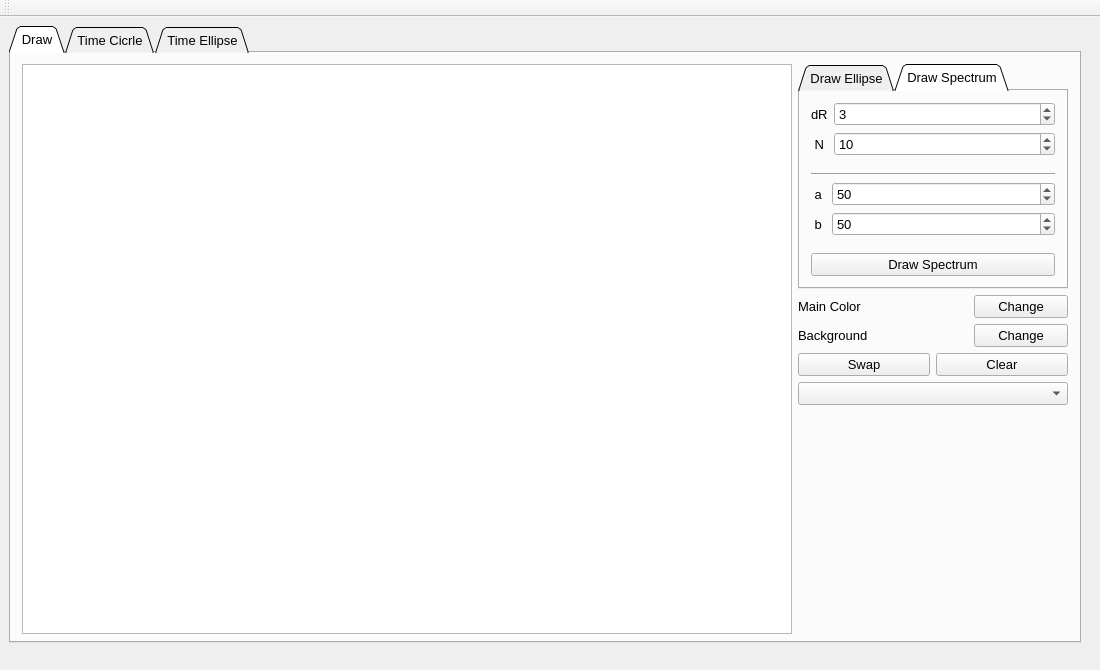
<?xml version="1.0" encoding="UTF-8"?>
<ui version="4.0">
 <class>MainWindow</class>
 <widget class="QMainWindow" name="MainWindow">
  <property name="geometry">
   <rect>
    <x>0</x>
    <y>0</y>
    <width>1100</width>
    <height>670</height>
   </rect>
  </property>
  <property name="minimumSize">
   <size>
    <width>1100</width>
    <height>670</height>
   </size>
  </property>
  <property name="maximumSize">
   <size>
    <width>1100</width>
    <height>670</height>
   </size>
  </property>
  <property name="windowTitle">
   <string>MainWindow</string>
  </property>
  <widget class="QWidget" name="centralWidget">
   <widget class="QTabWidget" name="tabWidget">
    <property name="geometry">
     <rect>
      <x>9</x>
      <y>9</y>
      <width>1072</width>
      <height>617</height>
     </rect>
    </property>
    <property name="font">
     <font>
      <pointsize>10</pointsize>
     </font>
    </property>
    <property name="tabShape">
     <enum>QTabWidget::Triangular</enum>
    </property>
    <property name="currentIndex">
     <number>0</number>
    </property>
    <widget class="QWidget" name="tabDraw">
     <attribute name="title">
      <string>Draw</string>
     </attribute>
     <layout class="QHBoxLayout" name="horizontalLayout">
      <item>
       <widget class="QGraphicsView" name="graphicsView">
        <property name="minimumSize">
         <size>
          <width>770</width>
          <height>570</height>
         </size>
        </property>
        <property name="maximumSize">
         <size>
          <width>770</width>
          <height>570</height>
         </size>
        </property>
       </widget>
      </item>
      <item>
       <layout class="QVBoxLayout" name="verticalLayoutToolsDraw">
        <item>
         <widget class="QTabWidget" name="tabWidgetDraw">
          <property name="tabShape">
           <enum>QTabWidget::Triangular</enum>
          </property>
          <property name="currentIndex">
           <number>1</number>
          </property>
          <property name="elideMode">
           <enum>Qt::ElideNone</enum>
          </property>
          <widget class="QWidget" name="tabDrawEllipse">
           <attribute name="title">
            <string>Draw Ellipse</string>
           </attribute>
           <layout class="QVBoxLayout" name="verticalLayout_2">
            <item>
             <layout class="QVBoxLayout" name="verticalLayoutDrawEllipse">
              <item>
               <layout class="QVBoxLayout" name="verticalLayoutCenterPoint">
                <item>
                 <layout class="QFormLayout" name="formLayoutCenterPoint">
                  <item row="0" column="0">
                   <widget class="QLabel" name="labelCenterX">
                    <property name="text">
                     <string> x </string>
                    </property>
                   </widget>
                  </item>
                  <item row="1" column="0">
                   <widget class="QLabel" name="labelCenterY">
                    <property name="text">
                     <string> y</string>
                    </property>
                   </widget>
                  </item>
                  <item row="0" column="1">
                   <widget class="QSpinBox" name="spinBoxCenterX">
                    <property name="maximum">
                     <number>770</number>
                    </property>
                    <property name="value">
                     <number>375</number>
                    </property>
                   </widget>
                  </item>
                  <item row="1" column="1">
                   <widget class="QSpinBox" name="spinBoxCenterY">
                    <property name="maximum">
                     <number>570</number>
                    </property>
                    <property name="value">
                     <number>275</number>
                    </property>
                   </widget>
                  </item>
                 </layout>
                </item>
               </layout>
              </item>
              <item>
               <widget class="Line" name="linePoints">
                <property name="orientation">
                 <enum>Qt::Horizontal</enum>
                </property>
               </widget>
              </item>
              <item>
               <layout class="QVBoxLayout" name="verticalLayoutParametrsEllipse">
                <item>
                 <layout class="QFormLayout" name="formLayoutParametrsEllipse">
                  <item row="1" column="0">
                   <widget class="QLabel" name="labelEllipseB">
                    <property name="text">
                     <string> b</string>
                    </property>
                   </widget>
                  </item>
                  <item row="0" column="1">
                   <widget class="QSpinBox" name="spinBoxEllipseA">
                    <property name="minimum">
                     <number>1</number>
                    </property>
                    <property name="maximum">
                     <number>770</number>
                    </property>
                    <property name="value">
                     <number>100</number>
                    </property>
                   </widget>
                  </item>
                  <item row="1" column="1">
                   <widget class="QSpinBox" name="spinBoxEllipseB">
                    <property name="minimum">
                     <number>1</number>
                    </property>
                    <property name="maximum">
                     <number>570</number>
                    </property>
                    <property name="value">
                     <number>100</number>
                    </property>
                   </widget>
                  </item>
                  <item row="0" column="0">
                   <widget class="QLabel" name="labelEllipseA">
                    <property name="text">
                     <string> a </string>
                    </property>
                   </widget>
                  </item>
                 </layout>
                </item>
               </layout>
              </item>
             </layout>
            </item>
            <item>
             <widget class="QPushButton" name="pushButtonDrawEllipse">
              <property name="text">
               <string>Draw Ellipse</string>
              </property>
             </widget>
            </item>
           </layout>
          </widget>
          <widget class="QWidget" name="tabDrawSpectrum">
           <attribute name="title">
            <string>Draw Spectrum</string>
           </attribute>
           <layout class="QVBoxLayout" name="verticalLayout_3">
            <item>
             <layout class="QVBoxLayout" name="verticalLayoutDrawSpectrum">
              <item>
               <layout class="QVBoxLayout" name="verticalLayoutParametrsSpectrum">
                <item>
                 <layout class="QFormLayout" name="formLayoutDynamicsSpectrum">
                  <item row="0" column="0">
                   <widget class="QLabel" name="labelSpectrumDr">
                    <property name="text">
                     <string>dR</string>
                    </property>
                   </widget>
                  </item>
                  <item row="1" column="0">
                   <widget class="QLabel" name="labelSpectrumN">
                    <property name="text">
                     <string> N</string>
                    </property>
                   </widget>
                  </item>
                  <item row="0" column="1">
                   <widget class="QSpinBox" name="spinBoxSpectrumDR">
                    <property name="minimum">
                     <number>1</number>
                    </property>
                    <property name="maximum">
                     <number>770</number>
                    </property>
                    <property name="value">
                     <number>3</number>
                    </property>
                   </widget>
                  </item>
                  <item row="1" column="1">
                   <widget class="QSpinBox" name="spinBoxSpectrumN">
                    <property name="minimum">
                     <number>1</number>
                    </property>
                    <property name="maximum">
                     <number>500</number>
                    </property>
                    <property name="value">
                     <number>10</number>
                    </property>
                   </widget>
                  </item>
                 </layout>
                </item>
               </layout>
              </item>
              <item>
               <widget class="Line" name="linePointsInitSpectrum">
                <property name="orientation">
                 <enum>Qt::Horizontal</enum>
                </property>
               </widget>
              </item>
              <item>
               <layout class="QVBoxLayout" name="verticalLayoutInitSpectrum">
                <item>
                 <layout class="QFormLayout" name="formLayoutInitSpectrum">
                  <item row="1" column="0">
                   <widget class="QLabel" name="labelSpectrumB">
                    <property name="text">
                     <string> b </string>
                    </property>
                   </widget>
                  </item>
                  <item row="0" column="1">
                   <widget class="QSpinBox" name="spinBoxSpectrumA">
                    <property name="minimum">
                     <number>1</number>
                    </property>
                    <property name="maximum">
                     <number>770</number>
                    </property>
                    <property name="value">
                     <number>50</number>
                    </property>
                   </widget>
                  </item>
                  <item row="1" column="1">
                   <widget class="QSpinBox" name="spinBoxSpectrumB">
                    <property name="minimum">
                     <number>1</number>
                    </property>
                    <property name="maximum">
                     <number>570</number>
                    </property>
                    <property name="value">
                     <number>50</number>
                    </property>
                   </widget>
                  </item>
                  <item row="0" column="0">
                   <widget class="QLabel" name="labelSpectrumA">
                    <property name="text">
                     <string> a </string>
                    </property>
                   </widget>
                  </item>
                 </layout>
                </item>
               </layout>
              </item>
             </layout>
            </item>
            <item>
             <widget class="QPushButton" name="pushButtonDrawSpectrum">
              <property name="text">
               <string>Draw Spectrum</string>
              </property>
             </widget>
            </item>
           </layout>
          </widget>
         </widget>
        </item>
        <item>
         <layout class="QVBoxLayout" name="verticalLayoutColor">
          <item>
           <layout class="QVBoxLayout" name="verticalLayoutColorLabel">
            <item>
             <layout class="QHBoxLayout" name="horizontalLayoutMainColor">
              <item>
               <widget class="QLabel" name="labelTextMainColor">
                <property name="text">
                 <string>Main Color</string>
                </property>
               </widget>
              </item>
              <item>
               <widget class="QLabel" name="labelMainColor">
                <property name="enabled">
                 <bool>false</bool>
                </property>
                <property name="minimumSize">
                 <size>
                  <width>70</width>
                  <height>0</height>
                 </size>
                </property>
                <property name="maximumSize">
                 <size>
                  <width>70</width>
                  <height>16777215</height>
                 </size>
                </property>
                <property name="text">
                 <string/>
                </property>
               </widget>
              </item>
              <item>
               <widget class="QPushButton" name="pushButtonChangeMainColor">
                <property name="text">
                 <string>Change</string>
                </property>
               </widget>
              </item>
             </layout>
            </item>
            <item>
             <layout class="QHBoxLayout" name="horizontalLayoutColorBackGround">
              <item>
               <widget class="QLabel" name="labelTextColorBackGround">
                <property name="text">
                 <string>Background</string>
                </property>
               </widget>
              </item>
              <item>
               <widget class="QLabel" name="labelColorBackGround">
                <property name="enabled">
                 <bool>false</bool>
                </property>
                <property name="minimumSize">
                 <size>
                  <width>70</width>
                  <height>0</height>
                 </size>
                </property>
                <property name="maximumSize">
                 <size>
                  <width>70</width>
                  <height>16777215</height>
                 </size>
                </property>
                <property name="text">
                 <string/>
                </property>
               </widget>
              </item>
              <item>
               <widget class="QPushButton" name="pushButtonChangeColorBackGround">
                <property name="text">
                 <string>Change</string>
                </property>
               </widget>
              </item>
             </layout>
            </item>
           </layout>
          </item>
          <item>
           <layout class="QHBoxLayout" name="horizontalLayoutColorButton">
            <item>
             <widget class="QPushButton" name="pushButtonSwapColor">
              <property name="text">
               <string>Swap</string>
              </property>
             </widget>
            </item>
            <item>
             <widget class="QPushButton" name="pushButtonClear">
              <property name="text">
               <string>Clear</string>
              </property>
             </widget>
            </item>
           </layout>
          </item>
         </layout>
        </item>
        <item>
         <widget class="QComboBox" name="comboBoxPainters">
          <property name="editable">
           <bool>false</bool>
          </property>
          <property name="currentText">
           <string/>
          </property>
          <property name="currentIndex">
           <number>-1</number>
          </property>
         </widget>
        </item>
        <item>
         <spacer name="verticalSpacer_2">
          <property name="orientation">
           <enum>Qt::Vertical</enum>
          </property>
          <property name="sizeHint" stdset="0">
           <size>
            <width>20</width>
            <height>40</height>
           </size>
          </property>
         </spacer>
        </item>
       </layout>
      </item>
     </layout>
    </widget>
    <widget class="QWidget" name="tabTimeCircle">
     <attribute name="title">
      <string>Time Cicrle</string>
     </attribute>
     <layout class="QHBoxLayout" name="horizontalLayout_3">
      <item>
       <layout class="QHBoxLayout" name="horizontalLayoutTabTimeCircle"/>
      </item>
     </layout>
    </widget>
    <widget class="QWidget" name="tabTimeEllipse">
     <attribute name="title">
      <string>Time Ellipse</string>
     </attribute>
     <layout class="QVBoxLayout" name="verticalLayout_4">
      <item>
       <layout class="QHBoxLayout" name="horizontalLayoutTimeEllipse"/>
      </item>
     </layout>
    </widget>
   </widget>
  </widget>
  <widget class="QMenuBar" name="menuBar">
   <property name="geometry">
    <rect>
     <x>0</x>
     <y>0</y>
     <width>1100</width>
     <height>26</height>
    </rect>
   </property>
  </widget>
  <widget class="QToolBar" name="mainToolBar">
   <attribute name="toolBarArea">
    <enum>TopToolBarArea</enum>
   </attribute>
   <attribute name="toolBarBreak">
    <bool>false</bool>
   </attribute>
  </widget>
 </widget>
 <layoutdefault spacing="6" margin="11"/>
 <resources>
  <include location="MainWindow.qrc"/>
 </resources>
 <connections/>
</ui>
